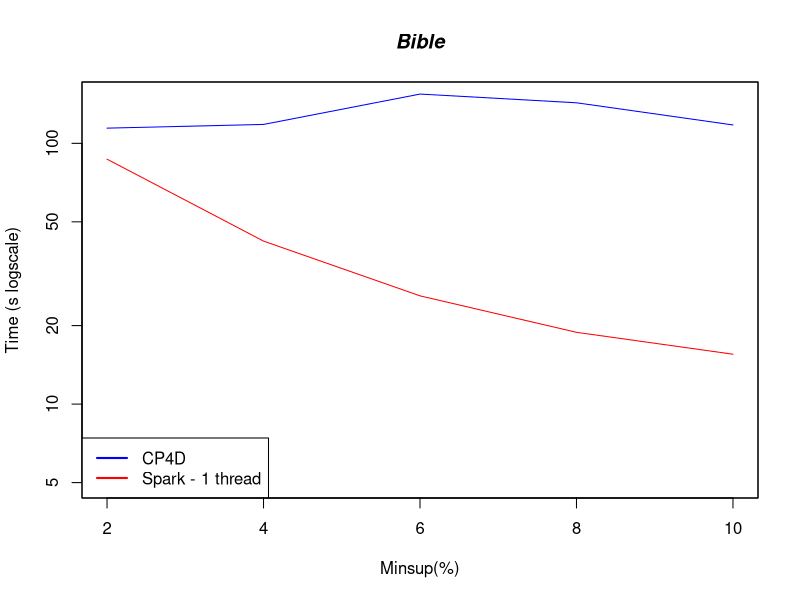

The R source for this figure:

#DATA
xLabel <- c("2", "4", "6", "8", "10")
x <- c(1:5)

cp4d <- c(114.346, 118.160, 154.494, 143.036, 117.609)
spark1 <- c(86.938, 42.173, 26.006, 18.844, 15.533)

#PLOT
plot(x,cp4d, log = "y", type="l", xlab="Minsup(%)", ylab="Time (s logscale)", col="blue", xaxt='n', ylim=c(5, 150))
lines(x,spark1, col="red")

#Pretty up
title(main="Bible", font.main=4)
legend("bottomleft", legend=c("CP4D", "Spark - 1 thread"), lty=c(1,1),lwd=c(2,2), col=c("blue","red"))
axis(1, at=1:5, lab=xLabel)
box()